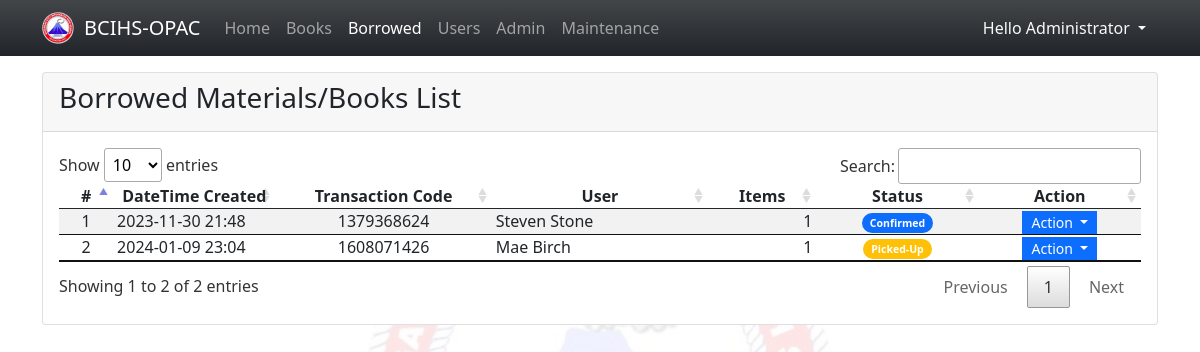
The page /admin/?page=borrowed (signed in) on the database its author committed.
### tables this page shows
CREATE TABLE `borrowed_list` (
            `borrowed_id` INTEGER NOT NULL PRIMARY KEY AUTOINCREMENT,
            `user_id` INTEGER NOT NULL,
            `transaction_code` TEXT NOT NULL,
            `due_date` DATE NULL DEFAULT NULL,
            `status` INTEGER NOT NULL Default 0,
            `date_created` TIMESTAMP DEFAULT CURRENT_TIMESTAMP,
            FOREIGN KEY(`user_id`) REFERENCES `user_list`(`user_id`) ON DELETE CASCADE
        );

CREATE TABLE `user_list` (
            `user_id` INTEGER NOT NULL PRIMARY KEY AUTOINCREMENT,
            `fullname` INTEGER NOT NULL,
            `username` TEXT NOT NULL,
            `password` TEXT NOT NULL,
            `email` TEXT NOT NULL,
            `contact` TEXT NOT NULL,
            `address` TEXT NOT NULL,
            `department` TEXT NOT NULL,
            `type` TEXT NOT NULL,
            `level_section` TEXT NULL,
            `status` INTEGER NOT NULL Default 1,
            `date_created` TIMESTAMP DEFAULT CURRENT_TIMESTAMP
        );

### admin/borrowed.php (the view, shortened to what this page needs)
<div class="card">
    <div class="card-header d-flex justify-content-between">
        <h3 class="card-title">Borrowed Materials/Books List</h3>
    </div>
    <div class="card-body">
        <table class="table table-hover table-striped table-bborroweded">
            <colgroup>
                <col width="5%">
                <col width="15%">
                <col width="20%">
                <col width="20%">
                <col width="10%">
                <col width="15%">
                <col width="15%">
            </colgroup>
            <thead>
                <tr>
                    <th class="text-center p-0">#</th>
                    <th class="text-center p-0">DateTime Created</th>
                    <th class="text-center p-0">Transaction Code</th>
                    <th class="text-center p-0">User</th>
                    <th class="text-center p-0">Items</th>
                    <th class="text-center p-0">Status</th>
                    <th class="text-center p-0">Action</th>
                </tr>
            </thead>
            <tbody>
                <?php
                $sql = "SELECT b.*,c.fullname FROM `borrowed_list` b inner join `user_list` c on b.user_id = c.user_id order by b.`status` asc,  strftime('%s',b.`date_created`) asc";
                $qry = $conn->query($sql);
                $i = 1;
                    while($row = $qry->fetchArray()):
                        $items = $conn->query("SELECT count(book_id) as `items` from `borrowed_items` where `borrowed_id` = '{$row['borrowed_id']}'")->fetchArray()['items'];
                        $row['date_created'] = new DateTime($row['date_created'], new DateTimeZone(dZone));
                        $row['date_created']->setTimezone(new DateTimeZone(tZone));
                        $row['date_created'] = $row['date_created']->format('Y-m-d H:i');
                        if($row['due_date'] != null){
                            $row['due_date'] = new DateTime($row['due_date'], new DateTimeZone(dZone));
                            $row['due_date']->setTimezone(new DateTimeZone(tZone));
                            $row['due_date'] = $row['due_date']->format('Y-m-d H:i');
                        }
                ?>
                <tr>
                    <td class="text-center p-0"><?php echo $i++; ?></td>
                    <td class="py-0 px-1"><?php echo date("Y-m-d H:i",strtotime($row['date_created'])) ?></td>
                    <td class="py-0 px-1 text-center"><?php echo $row['transaction_code'] ?></td>
                    <td class="py-0 px-1"><?php echo $row['fullname'] ?></td>
                    <td class="py-0 px-1 text-end"><?php echo number_format($items) ?></td>
                    <td class="py-0 px-1 text-center">
                    <?php if($row['status'] == 1): ?>
                        <span class="badge bg-primary rounded-pill"><small>Confirmed</small></span>
                    <?php elseif($row['status'] == 2): ?>
                        <span class="badge bg-warning rounded-pill"><small>Picked-Up</small></span>
                    <?php elseif($row['status'] == 3): ?>
                        <span class="badge bg-success rounded-pill"><small>Returned</small></span>
                    <?php else: ?>
                        <span class="badge bg-dark text-light rounded-pill"><small>Pending</small></span>
                    <?php endif; ?>
                    </td>
                    <th class="text-center py-0 px-1">
                        <div class="btn-group" role="group">
                            <button id="btnGroupDrop1" type="button" class="btn btn-primary dropdown-toggle btn-sm rounded-0 py-0" data-bs-toggle="dropdown" aria-expanded="false">
                            Action
                            </button>
                        </div>
                    </th>
                </tr>
                <?php endwhile; ?>
            </tbody>
        </table>
    </div>
</div>

### admin/index.php (shortened to what this page needs)
<?php
$page = isset($_GET['page']) ? $_GET['page'] : 'home';
?>
<!DOCTYPE html>
<html lang="en">
<head>
    <link rel="stylesheet" href="../Font-Awesome-master/css/all.min.css">
    <link rel="stylesheet" href="../css/bootstrap.min.css">
    <link rel="stylesheet" href="../DataTables/datatables.min.css">
</head>
<body>
    <main>
    <nav class="navbar navbar-expand-lg navbar-dark bg-dark bg-gradient" id="topNavBar">
        <div class="container">
        <img src="assets/BCIHS.png" alt="BCIHS-OPAC Logo" class="navbar-logo">
            <a class="navbar-brand" href="#">
            BCIHS-OPAC
            </a>
            <div class="collapse navbar-collapse" id="navbarNav">
                <ul class="navbar-nav">
                    <li class="nav-item">
                        <a class="nav-link <?php echo ($page == 'home')? 'active' : '' ?>" aria-current="page" href="./">Home</a>
                    </li>
                    <li class="nav-item">
                        <a class="nav-link  <?php echo ($page == 'books')? 'active' : '' ?>" href="./?page=books">Books</a>
                    </li>
                    <li class="nav-item">
                        <a class="nav-link  <?php echo ($page == 'borrowed')? 'active' : '' ?>" href="./?page=borrowed">Borrowed</a>
                    </li>
                    <li class="nav-item">
                        <a class="nav-link <?php echo ($page == 'users')? 'active' : '' ?>" aria-current="page" href="./?page=users">Users</a>
                    </li>
                    <li class="nav-item">
                        <a class="nav-link <?php echo ($page == 'admin')? 'active' : '' ?>" aria-current="page" href="./?page=admin">Admin</a>
                    </li>
                    <li class="nav-item">
                        <a class="nav-link" href="./?page=maintenance">Maintenance</a>
                    </li>
                </ul>
            </div>
            <div>
            <div class="dropdown">
                <button class="btn btn-secondary dropdown-toggle bg-transparent  text-light border-0" type="button" id="dropdownMenuButton1" data-bs-toggle="dropdown" aria-expanded="false">
                    Hello <?php echo $_SESSION['fullname'] ?>
                </button>
            </div>
            </div>
        </div>
    </nav>
    <div class="container py-3" id="page-container">
        <?php
            include $page.'.php';
        ?>
    </div>
    </main>
</body>
</html>

### admin/index.php (style rules this page uses)
:root { --bs-bg-success:#00ff80 !important; --bs-success-rgb: 0,255,128 !important; }
html,body { height:100%; width:100%; background-image: url('assets/bg.png'); background-repeat: no-repeat; background-attachment: fixed; background-position: center center; background-size: 40vw; }
body::before { content: ""; position: fixed; top: 0; left: 0; width: 100%; height: 100%; background-color: white; opacity: 0.1; z-index: -1; }
#page-container { flex: 1 1 auto; overflow:auto; }
#topNavBar { flex: 0 1 auto; }
.navbar-logo { margin-right: 10px; }

### rows shown on the page
borrowed_list: date_created "2023-11-30 21:48", transaction_code "1379368624", user.fullname "Steven Stone", items "1", status "Confirmed"
borrowed_list: date_created "2024-01-09 23:04", transaction_code "1608071426", user.fullname "Mae Birch", items "1", status "Picked-Up"

### other values the page prints
$_SESSION['fullname'] "Administrator"
